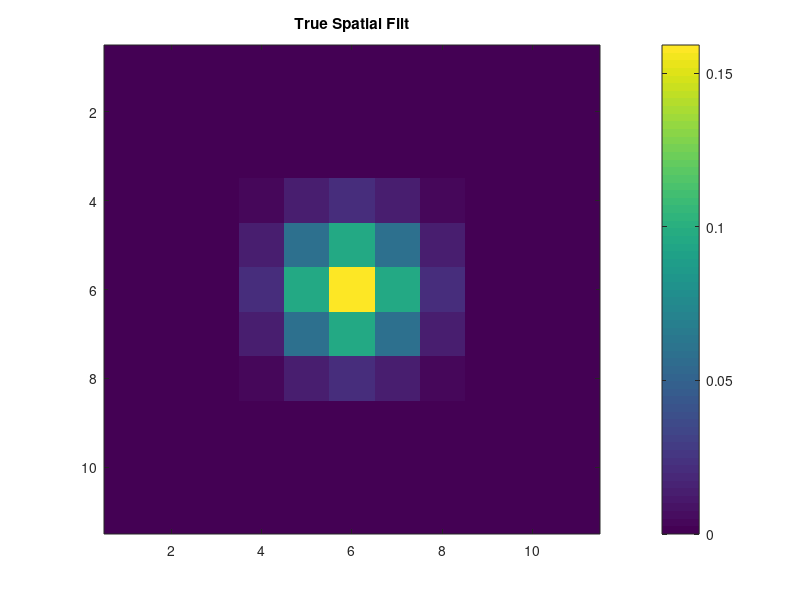

MATLAB code to generate this figure: (Note: this script raises an error after producing the figure.)
mu = [0 0];

Sigma = [1 0; 0 1];

x1 = -5:1:5; x2 = -5:1:5;
[X1,X2] = meshgrid(x1,x2);
spatial_filt = mvnpdf([X1(:) X2(:)],mu,Sigma);
spatial_filt = reshape(spatial_filt,length(x2),length(x1));

% put zeros in just to eff with it
spatial_filt(1,:) = 0;
spatial_filt(end,:) = 0;
spatial_fitl(:,1) = 0;
spatial_filt(:,end) = 0;



figure
imagesc(spatial_filt);
colorbar
title('True Spatial Filt')

V_th = 5; V_reset = -150; g = 0.05;
gain = 10;
spatial_filt = spatial_filt*gain;
spatial_filt = spatial_filt(:);

%%%DEFINE PARAMETERS
dt=1; %time step ms
t_end=75; %total run time ms
V_spike=70; %value to draw a spike to, when cell spikes

E_L = 0;


%%%DEFINE INITIAL VALUES AND VECTORS TO HOLD RESULTS
t_vect=0:dt:t_end; 



%%
%INTEGRATE THE EQUATION tau*dV/dt = -V + E_L + I_e*R_m
spikes = zeros(t_end,num_trials);

clear I_e_vect_mat

voltages_grid = cell(11,11);
spikes_grid = cell(11,11);

for j = 1:num_trials %loop over different I_Stim values

    V_vect=zeros(1,length(t_vect));
    V_plot_vect=zeros(1,length(t_vect));
    V_plot_vect2=zeros(1,length(t_vect));
    lambda = zeros(1,length(t_vect));

    i=1; %index denoting which element of V is being assigned

    V_vect(i)=E_L; %first element of V, i.e. value of V at t=0
    V_plot_vect(i)=V_vect(i); %if no spike, then just plot the actual voltage V
    V_plot_vect2(i)=V_vect(i);

    NumSpikes=0; %holds number of spikes that have occurred

    tao=exprnd(1);
    lambda(i)=log(exp(V_vect(i)-V_th)+1);
    last_spike = 1;

    for t=dt:dt:t_end %loop through values of t in steps of df ms        
        %V_inf = E_L + I_e_vect(i)*R_m;

        V_vect(i+1) = V_vect(i) + ...
            (E_L-V_vect(i) + stims_t_downres(j,i)*spatial_filt(stims_x(j,1)))*g; %Euler's method
%         lambda(i+1)=log(exp(V_vect(i+1)-V_th)+1);
        

        %if statement below says what to do if voltage crosses threshold
%         if sum(lambda(last_spike+1:i+1))>tao %cell spiked
        if V_vect(i+1) > V_th
            V_plot_vect2(i+1) = V_vect(i+1);
            V_vect(i+1)=V_reset; %set voltage back to V_reset
            V_plot_vect(i+1)=V_spike; %set vector that will be plotted to show a spike here

            NumSpikes=NumSpikes+1; %add 1 to the total spike count
            spikes(i,j)=1;
            if last_spike == i+1
                disp('two spikes in a row!!')
                return
            end
            last_spike = i+1;
            tao=exprnd(1);
%             lambda(1:i)=0;
%             lambda(i+1)=log(exp(V_vect(i+1)-V_th)+1);
        else %voltage didn't cross threshold so cell does not spike
            V_plot_vect(i+1)=V_vect(i+1); %plot actual voltage
            V_plot_vect2(i+1) = V_vect(i+1);
%             lambda(i+1)=log(exp(V_vect(i+1)-V_th)+1);
        end
        i=i+1; %add 1 to index,corresponding to moving forward 1 time step
    end    

    [ind1,ind2] = ind2sub([11 11],stims_x(j,1));
    voltages_grid{ind2,ind1} = [voltages_grid{ind2,ind1}; V_plot_vect];
    spikes_grid{ind2,ind1} = [spikes_grid{ind2,ind1}; spikes(:,j)'];

end



spikes_grids = cell(3,1);
voltages_grids = cell(3,1);

for i = 1:3
    spikes_grids{i} = cell(11,11);
    voltages_grids{i} = cell(11,11);
    for j = 1:11
        for k = 1:11
            spikes_grids{i}{j,k} = spikes_grid{j,k}((i-1)*5+1:i*5,:);
            voltages_grids{i}{j,k} = voltages_grid{j,k}((i-1)*5+1:i*5,:);
        end
    end
end

figure;compare_trace_stack_grid(voltages_grids,5,1,[],0,{'raw','detected events'})

spikes_per_location_sim = cell(3,1);
first_spike_latency_sim = cell(3,1);


figure
for m = 1:3

    spikes_per_location_sim{m} = zeros(size(voltages_grids{m}));
    first_spike_latency_sim{m} = zeros(size(voltages_grids{m}));



    for i = 1:size(voltages_grids{m},1)
        for j = 1:size(voltages_grids{m},2)

            spikes_per_location_sim{m}(i,j) = mean(sum(spikes_grids{m}{i,j},2));

            first_spikes_sim = [];

            for k = 1:size(spikes_grids{m}{i,j},1)

                first_spikes_sim = [first_spikes_sim find(spikes_grids{m}{i,j}(k,:),1,'first')];

            end

            first_spike_latency_sim{m}(i,j) = mean(first_spikes_sim);

        end
    end

    subplot(2,3,m)
    imagesc(spikes_per_location_sim{m})
    caxis([0 3])
    colorbar
    title(['Spikes/Location'])

    subplot(2,3,m + 3)
    pcolor([first_spike_latency_sim{m} nan(11,1); nan(1,11+1)]);
    shading flat;
    set(gca, 'ydir', 'reverse');
    caxis([0 30])
    colorbar
    title(['First Spike Time Mean'])
end

colormap hot

%% fit this data

g_vals = [.01:.01:.1];
g_likelihoods = zeros([length(g_vals) 1]);
num_params = 2 + num_spatial_pos;
fits = zeros(length(g_vals),num_params);

spike_count_locations = zeros(sqrt(num_spatial_pos),sqrt(num_spatial_pos));

count = 1;
for i = 1:3
    for l = 1:5
        for j = 1:11
            for k = 1:11

                spike_count_locations(j,k) = spike_count_locations(j,k)...
                    + sum(spikes(:,count));
                count = count + 1;

            end 
        end
    end
end



count = 1;
spike_locs = [];
for j = 1:sqrt(num_spatial_pos)
    for k = 1:sqrt(num_spatial_pos)

        if spike_count_locations(j,k) > 0
            spike_locs = [spike_locs count];
        end
        count = count + 1;
    end
end

num_trials_good = num_trials - num_repeats*num_powers*(num_spatial_pos - length(spike_locs));
bad_trials = [];
for i = 1:num_trials
    if ~any(stims_x(i,1) == spike_locs)
        bad_trials = [bad_trials i];
    end
end
stims_t_downres_trunc = stims_t_downres;
spikes_trunc = spikes;
stims_t_downres_trunc(bad_trials,:) = [];
spikes_trunc(:,bad_trials) = [];
stims_x_trunc = stims_x;
stims_x_trunc(bad_trials,:) = [];

for g_i = 1:length(g_vals)

        g = g_vals(g_i)
        
        [expg_hyperpol,expg_rheo,expg_stim]=gconv_multidim(stims_t_downres_trunc',spikes_trunc,g);

        full_stim_mat = zeros(trial_length_downres*num_trials_good,num_spatial_pos);

        for i = 1:num_trials_good
            full_stim_mat(1+(i-1)*trial_length_downres:i*trial_length_downres,stims_x_trunc(i,1))...
                = expg_stim(:,i); 
        end

        stim_scale = 1/1;
        full_stim_mat = full_stim_mat*stim_scale;


        full_stim_mat_nozero = full_stim_mat(:,spike_locs);


        link = @(mu) log(exp(mu)-1);  %link = @(mu) mu + log(1-exp(-mu));
        derlink = @(mu) exp(mu)./(exp(mu)-1);
        invlink = @(resp) log(1 + exp(resp));
        F = {link, derlink, invlink};

        [betahat_conv,~,stats_conv]=glmfit([expg_hyperpol(:) full_stim_mat_nozero],spikes_trunc(:),'binomial','link',F);

        disp(['Threshold: ' num2str(-1.0*betahat_conv(1))])
        disp(['Reset: ' num2str(betahat_conv(2))])

        spatial_filt_fit = zeros(num_spatial_pos,1);
        count = 1;
        for i = 1:num_spatial_pos
            if any(i == spike_locs)
                spatial_filt_fit(i) = betahat_conv(count+2);
                count = count + 1;
            end
        end
%         spatial_filt_fit = betahat_conv(3:end);
        
        fits(g_i,1:2) = betahat_conv(1:2);
        fits(g_i,3:end) = spatial_filt_fit;

        % compute ll
        [expg_hyperpol,expg_rheo,expg_stim]=gconv_multidim(stims_t_downres',spikes,g);
        full_stim_mat = zeros(trial_length_downres*num_trials,num_spatial_pos);

        for i = 1:num_trials_good
            full_stim_mat(1+(i-1)*trial_length_downres:i*trial_length_downres,stims_x(i,1))...
                = expg_stim(:,i); 
        end

        stim_scale = 1/1;
        full_stim_mat = full_stim_mat*stim_scale;

        this_mu = betahat_conv(2)*expg_hyperpol(:) + betahat_conv(1) + full_stim_mat*spatial_filt_fit;
        this_lambda = log(exp(this_mu) + 1);
        g_likelihoods(g_i) = -sum(this_lambda) + sum(this_lambda.*spikes(:));

    

        figure; imagesc(reshape(spatial_filt_fit,sqrt(num_spatial_pos),sqrt(num_spatial_pos))')
        title(['g = ' num2str(g) ': Spatial Filter, V_{th} = ' num2str(-1.0*betahat_conv(1)) ', V_{res} = ' num2str(betahat_conv(2))])
        
end

%% re-output spikes

g = .06
betahat_conv = fits(6,:);

%%%DEFINE PARAMETERS
V_reset_sim = betahxat_conv(2);
V_th_sim = -betahat_conv(1);
% spatial_filt_sim = zeros(num_spatial_pos,1);
% count = 1;
% for i = 1:num_spatial_pos
%     if any(i == spike_locs)
%         spatial_filt_sim(i) = betahat_conv(count+2);
%         count = count + 1;
%     end
% end
spatial_filt_sim = betahat_conv(3:end);

%%%DEFINE INITIAL VALUES AND VECTORS TO HOLD RESULTS
t_vect=0:dt:t_end; 

% gain_sim = 10;
% V_reset_sim = V_reset*gain_sim;
% V_th_sim = V_th*gain_sim;
% spatial_filt_sim = spatial_filt*gain_sim;


%%
%INTEGRATE THE EQUATION tau*dV/dt = -V + E_L + I_e*R_m
spikes_sim = zeros(t_end,num_trials);

clear I_e_vect_mat

voltages_grid_sim = cell(11,11);
spikes_grid_sim = cell(11,11);

for j = 1:num_trials %loop over different I_Stim values

    V_vect=zeros(1,length(t_vect));
    V_plot_vect=zeros(1,length(t_vect));
    V_plot_vect2=zeros(1,length(t_vect));
    lambda = zeros(1,length(t_vect));

    i=1; %index denoting which element of V is being assigned

    V_vect(i)=E_L; %first element of V, i.e. value of V at t=0
    V_plot_vect(i)=V_vect(i); %if no spike, then just plot the actual voltage V
    V_plot_vect2(i)=V_vect(i);

    NumSpikes=0; %holds number of spikes that have occurred

    tao=exprnd(1);
    lambda(i)=log(exp(V_vect(i)-V_th_sim)+1);
    last_spike = 1;

    for t=dt:dt:t_end %loop through values of t in steps of df ms        
        %V_inf = E_L + I_e_vect(i)*R_m;

        V_vect(i+1) = V_vect(i) + ...
            (E_L-V_vect(i) + stims_t_downres(j,i)*spatial_filt_sim(stims_x(j,1)))*g; %Euler's method
        lambda(i+1)=log(exp(V_vect(i+1)-V_th_sim)+1);

        %if statement below says what to do if voltage crosses threshold
        if sum(lambda(last_spike+1:i+1))>tao %cell spiked
            V_plot_vect2(i+1) = V_vect(i+1);
            V_vect(i+1)=V_reset_sim; %set voltage back to V_reset_sim
            V_plot_vect(i+1)=V_spike; %set vector that will be plotted to show a spike here

            NumSpikes=NumSpikes+1; %add 1 to the total spike count
            spikes_sim(i,j)=1;
            if last_spike == i+1
                disp('two spikes in a row!!')
                return
            end
            last_spike = i+1;
            tao=exprnd(1);
%             lambda(1:i)=0;
%             lambda(i+1)=log(exp(V_vect(i+1)-V_th_sim)+1);
        else %voltage didn't cross threshold so cell does not spike
            V_plot_vect(i+1)=V_vect(i+1); %plot actual voltage
            V_plot_vect2(i+1) = V_vect(i+1);
%             lambda(i+1)=log(exp(V_vect(i+1)-V_th_sim)+1);
        end
        i=i+1; %add 1 to index,corresponding to moving forward 1 time step
    end    

    [ind1,ind2] = ind2sub([11 11],stims_x(j,1));
    voltages_grid_sim{ind2,ind1} = [voltages_grid_sim{ind2,ind1}; V_plot_vect];
    spikes_grid_sim{ind2,ind1} = [spikes_grid_sim{ind2,ind1}; spikes_sim(:,j)'];

end

%%


spikes_grids_sim = cell(3,1);
voltages_grids_sim = cell(3,1);

for i = 1:3
    spikes_grids_sim{i} = cell(11,11);
    voltages_grids_sim{i} = cell(11,11);
    for j = 1:11
        for k = 1:11
            spikes_grids_sim{i}{j,k} = spikes_grid_sim{j,k}((i-1)*5+1:i*5,:);
            voltages_grids_sim{i}{j,k} = voltages_grid_sim{j,k}((i-1)*5+1:i*5,:);
        end
    end
end

figure;compare_trace_stack_grid(voltages_grids_sim,5,1,[],0,{'raw','detected events'})

spikes_per_location_simsim = cell(3,1);
first_spike_latency_simsim = cell(3,1);


figure
for m = 1:3

    spikes_per_location_simsim{m} = zeros(size(voltages_grids_sim{m}));
    first_spike_latency_simsim{m} = zeros(size(voltages_grids_sim{m}));



    for i = 1:size(voltages_grids_sim{m},1)
        for j = 1:size(voltages_grids_sim{m},2)

            spikes_per_location_simsim{m}(i,j) = mean(sum(spikes_grids_sim{m}{i,j},2));

            first_spikes_sim = [];

            for k = 1:size(spikes_grids_sim{m}{i,j},1)

                first_spikes_sim = [first_spikes_sim find(spikes_grids_sim{m}{i,j}(k,:),1,'first')];

            end

            first_spike_latency_simsim{m}(i,j) = mean(first_spikes_sim);

        end
    end

    subplot(2,3,m)
    imagesc(spikes_per_location_simsim{m})
%     caxis([0 3])
    colorbar
    title(['Spikes/Location'])

    subplot(2,3,m + 3)
    pcolor([first_spike_latency_simsim{m} nan(11,1); nan(1,11+1)]);
    shading flat;
    set(gca, 'ydir', 'reverse');
%     caxis([0 30])
    colorbar
    title(['First Spike Time Mean'])
end

colormap hot

